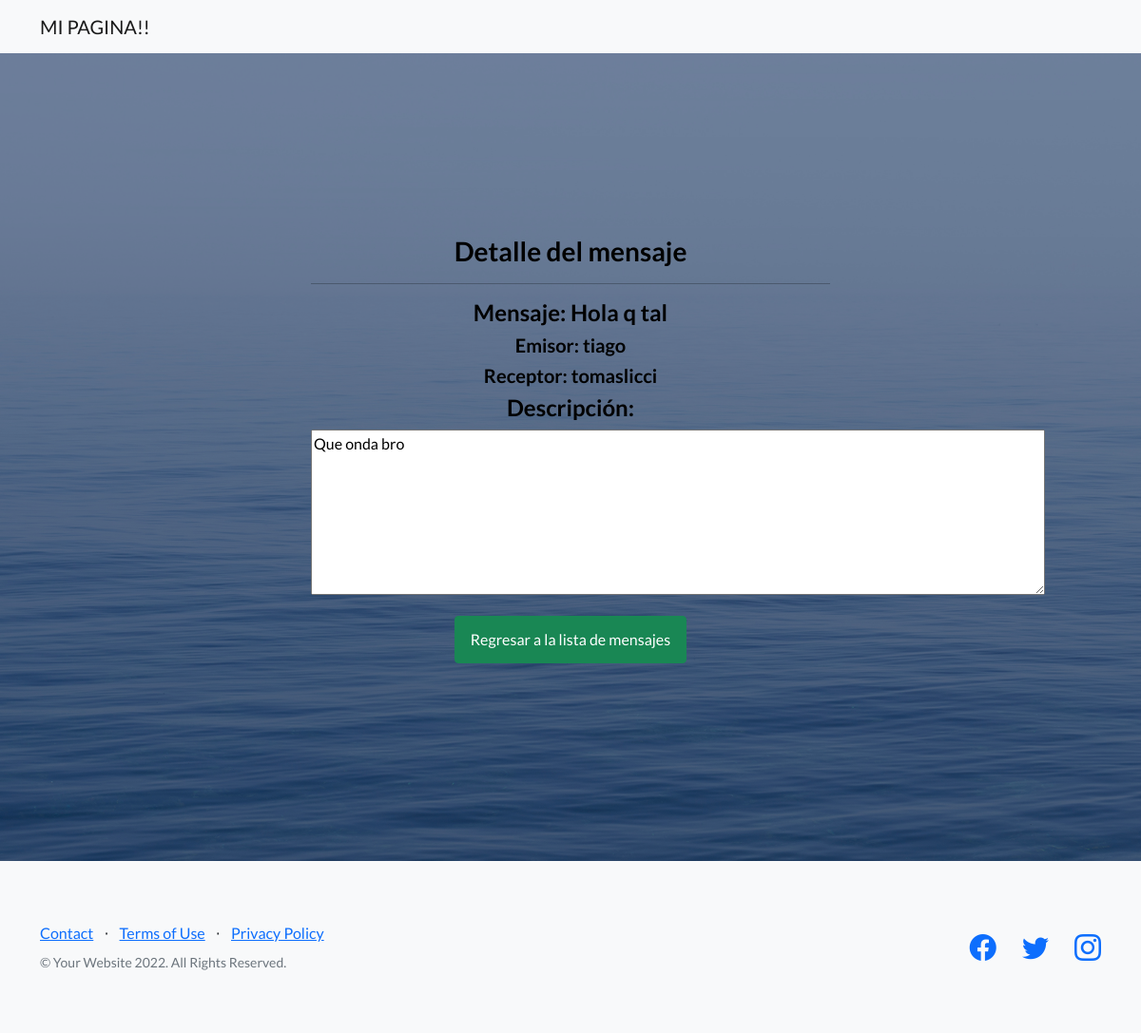
The app's page /AppMensajeria/2/ (signed in) with its own data.
### AppMensajeria/models.py (models this page shows)
class Mensaje(models.Model):
    titulo = models.CharField(max_length=40, default="Mensaje")
    emisor = models.ForeignKey(User, related_name="emisor", on_delete=models.CASCADE)
    receptor = models.ForeignKey(User, related_name="receptor", on_delete=models.CASCADE)
    contenido = models.CharField(max_length=1000)
    fecha = models.DateField(default=datetime.now)

### AppMensajeria/views.py (the view)
# urls.py: path('<pk>/', MensajeDetail.as_view(), name="detail_mensajes"),
class MensajeDetail(LoginRequiredMixin, DetailView):
    model = Mensaje
    template_name = "AppMensajeria/mensaje_detail.html"

### AppMensajeria/templates/AppMensajeria/mensaje_detail.html
{% extends 'AppUsuario/index.html' %}
{% block navbar %}
<a class="navbar-brand" href="{% url 'inicio' %}">MI PAGINA!!</a>
{% endblock %}
{% block formulario %}
<h3>Detalle del mensaje</h3>
<hr></hr>
<h4>Mensaje: {{ mensaje.titulo }}</h4>
<h5>Emisor: {{ mensaje.emisor }}</h5>
<h5>Receptor: {{ mensaje.receptor }}</h5>
<h4>Descripción:</h4>
<p><textarea readonly rows="7" cols="90" >{{ mensaje.contenido }}</textarea></p>
<p><a class="btn btn-success" href="{% url 'mensajes' %}">Regresar a la lista de mensajes</a></p>
{% endblock %}

### records on screen
Mensaje: titulo "Hola q tal", emisor "tiago", receptor "tomaslicci", contenido "Que onda bro"
